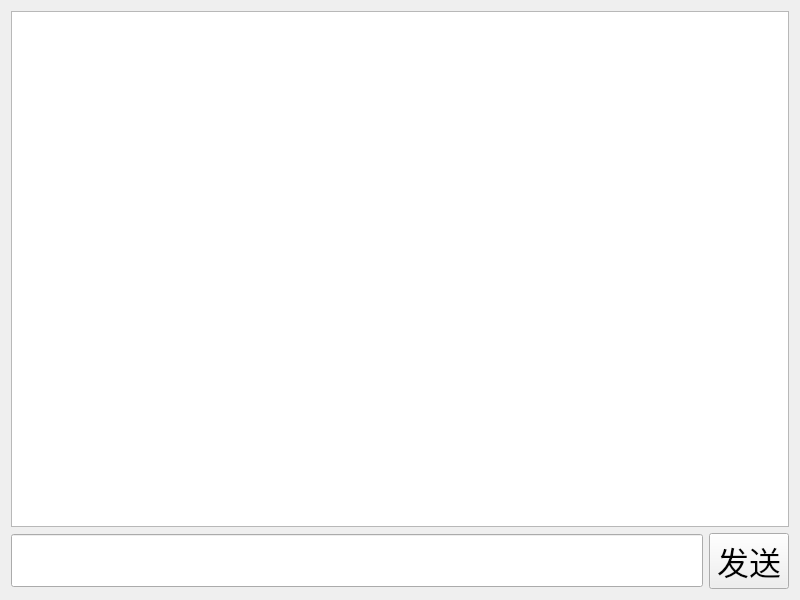
<?xml version="1.0" encoding="UTF-8"?>
<ui version="4.0">
 <class>TcpClient</class>
 <widget class="QWidget" name="TcpClient">
  <property name="geometry">
   <rect>
    <x>0</x>
    <y>0</y>
    <width>800</width>
    <height>600</height>
   </rect>
  </property>
  <property name="windowTitle">
   <string>TcpClient</string>
  </property>
  <layout class="QVBoxLayout" name="verticalLayout_2">
   <item>
    <layout class="QVBoxLayout" name="verticalLayout">
     <item>
      <widget class="QTextEdit" name="textEdit">
       <property name="font">
        <font>
         <family>Agency FB</family>
         <pointsize>20</pointsize>
        </font>
       </property>
      </widget>
     </item>
     <item>
      <layout class="QHBoxLayout" name="horizontalLayout">
       <item>
        <widget class="QLineEdit" name="lineEdit">
         <property name="font">
          <font>
           <family>Agency FB</family>
           <pointsize>24</pointsize>
          </font>
         </property>
        </widget>
       </item>
       <item>
        <widget class="QPushButton" name="send_pb">
         <property name="font">
          <font>
           <family>Agency FB</family>
           <pointsize>24</pointsize>
          </font>
         </property>
         <property name="text">
          <string>发送</string>
         </property>
        </widget>
       </item>
      </layout>
     </item>
    </layout>
   </item>
  </layout>
 </widget>
 <resources/>
 <connections/>
</ui>
